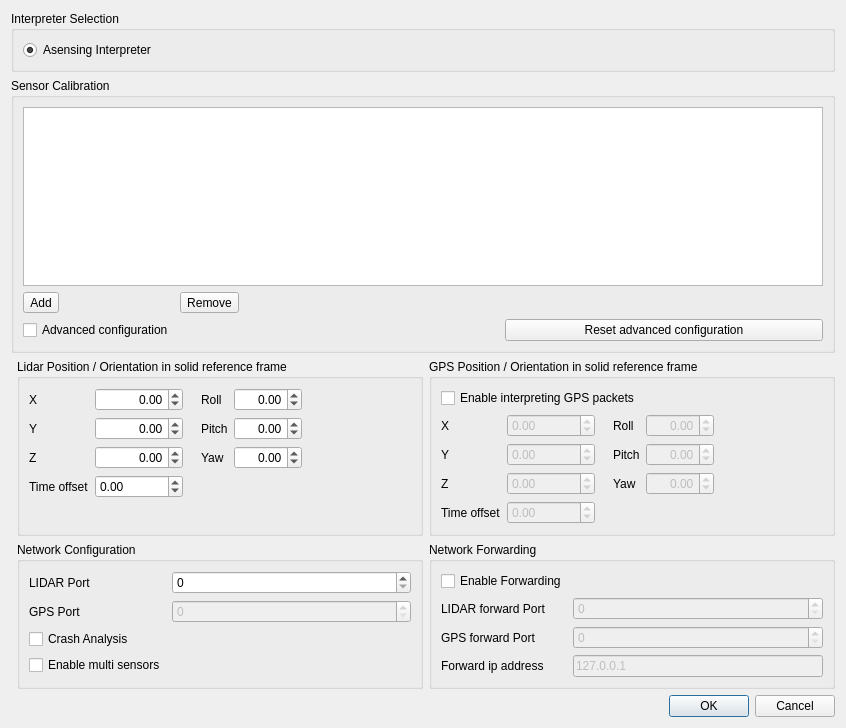
<?xml version="1.0" encoding="UTF-8"?>
<ui version="4.0">
 <class>vvCalibrationDialog</class>
 <widget class="QDialog" name="vvCalibrationDialog">
  <property name="geometry">
   <rect>
    <x>0</x>
    <y>0</y>
    <width>846</width>
    <height>728</height>
   </rect>
  </property>
  <property name="windowTitle">
   <string>Sensor Configuration</string>
  </property>
  <layout class="QGridLayout" name="gridLayout_2" columnstretch="0,0,0">
   <item row="2" column="1">
    <widget class="QGroupBox" name="LidarPositionOrientationGroup">
     <property name="title">
      <string>Lidar Position / Orientation in solid reference frame</string>
     </property>
     <layout class="QHBoxLayout" name="horizontalLayout">
      <item>
       <layout class="QFormLayout" name="RotationLayout">
        <item row="0" column="0">
         <widget class="QLabel" name="LidarXLabel">
          <property name="text">
           <string>X</string>
          </property>
         </widget>
        </item>
        <item row="0" column="1">
         <widget class="QDoubleSpinBox" name="LidarXSpinBox">
          <property name="alignment">
           <set>Qt::AlignRight|Qt::AlignTrailing|Qt::AlignVCenter</set>
          </property>
          <property name="minimum">
           <double>-100.000000000000000</double>
          </property>
          <property name="maximum">
           <double>100.000000000000000</double>
          </property>
         </widget>
        </item>
        <item row="1" column="0">
         <widget class="QLabel" name="LidarYLabel">
          <property name="text">
           <string>Y</string>
          </property>
         </widget>
        </item>
        <item row="1" column="1">
         <widget class="QDoubleSpinBox" name="LidarYSpinBox">
          <property name="alignment">
           <set>Qt::AlignRight|Qt::AlignTrailing|Qt::AlignVCenter</set>
          </property>
          <property name="minimum">
           <double>-100.000000000000000</double>
          </property>
          <property name="maximum">
           <double>100.000000000000000</double>
          </property>
         </widget>
        </item>
        <item row="2" column="0">
         <widget class="QLabel" name="LidarZLabel">
          <property name="text">
           <string>Z</string>
          </property>
         </widget>
        </item>
        <item row="2" column="1">
         <widget class="QDoubleSpinBox" name="LidarZSpinBox">
          <property name="alignment">
           <set>Qt::AlignRight|Qt::AlignTrailing|Qt::AlignVCenter</set>
          </property>
          <property name="minimum">
           <double>-100.000000000000000</double>
          </property>
          <property name="maximum">
           <double>100.000000000000000</double>
          </property>
         </widget>
        </item>
        <item row="3" column="0">
         <widget class="QLabel" name="lidarTimeOffsetLabel">
          <property name="text">
           <string>Time offset</string>
          </property>
         </widget>
        </item>
        <item row="3" column="1">
         <widget class="QDoubleSpinBox" name="lidarTimeOffsetSpinBox">
          <property name="minimum">
           <double>-1000000000.000000000000000</double>
          </property>
          <property name="maximum">
           <double>1000000000.000000000000000</double>
          </property>
         </widget>
        </item>
       </layout>
      </item>
      <item>
       <spacer name="horizontalSpacer_3">
        <property name="orientation">
         <enum>Qt::Horizontal</enum>
        </property>
        <property name="sizeType">
         <enum>QSizePolicy::Fixed</enum>
        </property>
        <property name="sizeHint" stdset="0">
         <size>
          <width>12</width>
          <height>20</height>
         </size>
        </property>
       </spacer>
      </item>
      <item>
       <layout class="QFormLayout" name="OriginLayout">
        <property name="fieldGrowthPolicy">
         <enum>QFormLayout::AllNonFixedFieldsGrow</enum>
        </property>
        <item row="2" column="0">
         <widget class="QLabel" name="LidarPitchLabel">
          <property name="text">
           <string>Pitch</string>
          </property>
         </widget>
        </item>
        <item row="2" column="1">
         <widget class="QDoubleSpinBox" name="LidarPitchSpinBox">
          <property name="alignment">
           <set>Qt::AlignRight|Qt::AlignTrailing|Qt::AlignVCenter</set>
          </property>
          <property name="minimum">
           <double>-90.000000000000000</double>
          </property>
          <property name="maximum">
           <double>90.000000000000000</double>
          </property>
         </widget>
        </item>
        <item row="4" column="0">
         <widget class="QLabel" name="LidarYawLabel">
          <property name="text">
           <string>Yaw</string>
          </property>
         </widget>
        </item>
        <item row="4" column="1">
         <widget class="QDoubleSpinBox" name="LidarYawSpinBox">
          <property name="alignment">
           <set>Qt::AlignRight|Qt::AlignTrailing|Qt::AlignVCenter</set>
          </property>
          <property name="minimum">
           <double>-360.000000000000000</double>
          </property>
          <property name="maximum">
           <double>360.000000000000000</double>
          </property>
         </widget>
        </item>
        <item row="1" column="0">
         <widget class="QLabel" name="LidarRollLabel">
          <property name="text">
           <string>Roll</string>
          </property>
         </widget>
        </item>
        <item row="1" column="1">
         <widget class="QDoubleSpinBox" name="LidarRollSpinBox">
          <property name="alignment">
           <set>Qt::AlignRight|Qt::AlignTrailing|Qt::AlignVCenter</set>
          </property>
          <property name="minimum">
           <double>-180.000000000000000</double>
          </property>
          <property name="maximum">
           <double>180.000000000000000</double>
          </property>
         </widget>
        </item>
       </layout>
      </item>
      <item>
       <spacer name="horizontalSpacer_2">
        <property name="orientation">
         <enum>Qt::Horizontal</enum>
        </property>
        <property name="sizeHint" stdset="0">
         <size>
          <width>0</width>
          <height>20</height>
         </size>
        </property>
       </spacer>
      </item>
     </layout>
    </widget>
   </item>
   <item row="1" column="0" colspan="3">
    <widget class="QGroupBox" name="CalibrationGroup">
     <property name="title">
      <string>Sensor Calibration</string>
     </property>
     <layout class="QGridLayout" name="gridLayout">
      <item row="1" column="1">
       <widget class="QToolButton" name="RemoveButton">
        <property name="text">
         <string>Remove</string>
        </property>
        <property name="icon">
         <iconset theme="list-remove">
          <normaloff>.</normaloff>.</iconset>
        </property>
        <property name="toolButtonStyle">
         <enum>Qt::ToolButtonTextBesideIcon</enum>
        </property>
       </widget>
      </item>
      <item row="1" column="2">
       <spacer name="horizontalSpacer">
        <property name="orientation">
         <enum>Qt::Horizontal</enum>
        </property>
        <property name="sizeHint" stdset="0">
         <size>
          <width>224</width>
          <height>20</height>
         </size>
        </property>
       </spacer>
      </item>
      <item row="0" column="0" colspan="3">
       <widget class="QListWidget" name="ListWidget"/>
      </item>
      <item row="1" column="0">
       <widget class="QToolButton" name="AddButton">
        <property name="text">
         <string>Add</string>
        </property>
        <property name="icon">
         <iconset theme="list-add">
          <normaloff>.</normaloff>.</iconset>
        </property>
        <property name="toolButtonStyle">
         <enum>Qt::ToolButtonTextBesideIcon</enum>
        </property>
       </widget>
      </item>
      <item row="2" column="0">
       <widget class="QCheckBox" name="AdvancedConfiguration">
        <property name="text">
         <string>Advanced configuration</string>
        </property>
       </widget>
      </item>
      <item row="2" column="2">
       <widget class="QPushButton" name="ClearSettingsPushButton">
        <property name="toolTip">
         <string>Reset the advanced configuration by default</string>
        </property>
        <property name="text">
         <string>Reset advanced configuration</string>
        </property>
       </widget>
      </item>
      <item row="2" column="1">
       <spacer name="horizontalSpacer_5">
        <property name="orientation">
         <enum>Qt::Horizontal</enum>
        </property>
        <property name="sizeHint" stdset="0">
         <size>
          <width>220</width>
          <height>20</height>
         </size>
        </property>
       </spacer>
      </item>
     </layout>
    </widget>
   </item>
   <item row="6" column="0" colspan="3">
    <widget class="QDialogButtonBox" name="ButtonBox">
     <property name="orientation">
      <enum>Qt::Horizontal</enum>
     </property>
     <property name="standardButtons">
      <set>QDialogButtonBox::Cancel|QDialogButtonBox::Ok</set>
     </property>
    </widget>
   </item>
   <item row="4" column="2">
    <widget class="QGroupBox" name="NetworkForwardingGroup">
     <property name="title">
      <string>Network Forwarding</string>
     </property>
     <layout class="QFormLayout">
      <property name="fieldGrowthPolicy">
       <enum>QFormLayout::AllNonFixedFieldsGrow</enum>
      </property>
      <item row="2" column="0">
       <widget class="QLabel" name="GPSForwardingPortLabel">
        <property name="text">
         <string>GPS forward Port</string>
        </property>
       </widget>
      </item>
      <item row="2" column="1">
       <widget class="QSpinBox" name="GPSForwardingPortSpinBox">
        <property name="enabled">
         <bool>false</bool>
        </property>
        <property name="maximum">
         <number>65535</number>
        </property>
       </widget>
      </item>
      <item row="1" column="1">
       <widget class="QSpinBox" name="LidarForwardingPortSpinBox">
        <property name="enabled">
         <bool>false</bool>
        </property>
        <property name="maximum">
         <number>65535</number>
        </property>
       </widget>
      </item>
      <item row="1" column="0">
       <widget class="QLabel" name="LidarForwardingPortLabel">
        <property name="text">
         <string>LIDAR forward Port</string>
        </property>
       </widget>
      </item>
      <item row="0" column="0">
       <widget class="QCheckBox" name="EnableForwardingCheckBox">
        <property name="text">
         <string>Enable Forwarding</string>
        </property>
       </widget>
      </item>
      <item row="3" column="0">
       <widget class="QLabel" name="label">
        <property name="text">
         <string>Forward ip address</string>
        </property>
       </widget>
      </item>
      <item row="3" column="1">
       <widget class="QLineEdit" name="ipAddresslineEdit">
        <property name="enabled">
         <bool>false</bool>
        </property>
        <property name="text">
         <string>127.0.0.1</string>
        </property>
        <property name="maxLength">
         <number>15</number>
        </property>
       </widget>
      </item>
     </layout>
    </widget>
   </item>
   <item row="4" column="1">
    <widget class="QGroupBox" name="NetworkGroup">
     <property name="title">
      <string>Network Configuration</string>
     </property>
     <layout class="QFormLayout">
      <property name="fieldGrowthPolicy">
       <enum>QFormLayout::AllNonFixedFieldsGrow</enum>
      </property>
      <item row="0" column="0">
       <widget class="QLabel" name="LidarPortLabel">
        <property name="text">
         <string>LIDAR Port</string>
        </property>
       </widget>
      </item>
      <item row="0" column="1">
       <widget class="QSpinBox" name="LidarPortSpinBox">
        <property name="maximum">
         <number>65535</number>
        </property>
       </widget>
      </item>
      <item row="1" column="0">
       <widget class="QLabel" name="GPSPortLabel_2">
        <property name="text">
         <string>GPS Port</string>
        </property>
       </widget>
      </item>
      <item row="1" column="1">
       <widget class="QSpinBox" name="GPSPortSpinBox">
        <property name="enabled">
         <bool>false</bool>
        </property>
        <property name="maximum">
         <number>65535</number>
        </property>
       </widget>
      </item>
      <item row="2" column="0">
       <widget class="QCheckBox" name="CrashAnalysisCheckBox">
        <property name="enabled">
         <bool>true</bool>
        </property>
        <property name="text">
         <string>Crash Analysis</string>
        </property>
       </widget>
      </item>
      <item row="3" column="0">
       <widget class="QCheckBox" name="EnableMultiSensors">
        <property name="text">
         <string>Enable multi sensors</string>
        </property>
       </widget>
      </item>
     </layout>
    </widget>
   </item>
   <item row="2" column="2">
    <widget class="QGroupBox" name="GPSPositionOrientationGroup">
     <property name="title">
      <string>GPS Position / Orientation in solid reference frame</string>
     </property>
     <property name="flat">
      <bool>false</bool>
     </property>
     <layout class="QVBoxLayout" name="verticalLayout_2">
      <item>
       <widget class="QCheckBox" name="EnableInterpretGPSPackets">
        <property name="enabled">
         <bool>true</bool>
        </property>
        <property name="text">
         <string>Enable interpreting GPS packets</string>
        </property>
       </widget>
      </item>
      <item>
       <layout class="QHBoxLayout" name="horizontalLayout_2">
        <item>
         <layout class="QFormLayout" name="formLayout_4">
          <item row="0" column="0">
           <widget class="QLabel" name="GpsXLabel">
            <property name="text">
             <string>X</string>
            </property>
           </widget>
          </item>
          <item row="0" column="1">
           <widget class="QDoubleSpinBox" name="GpsXSpinBox">
            <property name="enabled">
             <bool>false</bool>
            </property>
            <property name="minimum">
             <double>-100.000000000000000</double>
            </property>
            <property name="maximum">
             <double>100.000000000000000</double>
            </property>
           </widget>
          </item>
          <item row="1" column="0">
           <widget class="QLabel" name="GpsYLabel">
            <property name="text">
             <string>Y</string>
            </property>
           </widget>
          </item>
          <item row="1" column="1">
           <widget class="QDoubleSpinBox" name="GpsYSpinBox">
            <property name="enabled">
             <bool>false</bool>
            </property>
            <property name="minimum">
             <double>-100.000000000000000</double>
            </property>
            <property name="maximum">
             <double>100.000000000000000</double>
            </property>
           </widget>
          </item>
          <item row="2" column="0">
           <widget class="QLabel" name="GpsZLabel">
            <property name="text">
             <string>Z</string>
            </property>
           </widget>
          </item>
          <item row="2" column="1">
           <widget class="QDoubleSpinBox" name="GpsZSpinBox">
            <property name="enabled">
             <bool>false</bool>
            </property>
            <property name="minimum">
             <double>-100.000000000000000</double>
            </property>
            <property name="maximum">
             <double>100.000000000000000</double>
            </property>
           </widget>
          </item>
          <item row="3" column="0">
           <widget class="QLabel" name="gpsTimeOffsetLabel">
            <property name="text">
             <string>Time offset</string>
            </property>
           </widget>
          </item>
          <item row="3" column="1">
           <widget class="QDoubleSpinBox" name="gpsTimeOffsetSpinBox">
            <property name="enabled">
             <bool>false</bool>
            </property>
            <property name="minimum">
             <double>-1000000000.000000000000000</double>
            </property>
            <property name="maximum">
             <double>1000000000.000000000000000</double>
            </property>
           </widget>
          </item>
         </layout>
        </item>
        <item>
         <spacer name="horizontalSpacer_6">
          <property name="orientation">
           <enum>Qt::Horizontal</enum>
          </property>
          <property name="sizeType">
           <enum>QSizePolicy::Fixed</enum>
          </property>
          <property name="sizeHint" stdset="0">
           <size>
            <width>12</width>
            <height>20</height>
           </size>
          </property>
         </spacer>
        </item>
        <item>
         <layout class="QFormLayout">
          <property name="fieldGrowthPolicy">
           <enum>QFormLayout::AllNonFixedFieldsGrow</enum>
          </property>
          <item row="1" column="0">
           <widget class="QLabel" name="GpsRollLabel">
            <property name="text">
             <string>Roll</string>
            </property>
           </widget>
          </item>
          <item row="1" column="1">
           <widget class="QDoubleSpinBox" name="GpsRollSpinBox">
            <property name="enabled">
             <bool>false</bool>
            </property>
            <property name="alignment">
             <set>Qt::AlignRight|Qt::AlignTrailing|Qt::AlignVCenter</set>
            </property>
            <property name="minimum">
             <double>-180.000000000000000</double>
            </property>
            <property name="maximum">
             <double>180.000000000000000</double>
            </property>
           </widget>
          </item>
          <item row="2" column="0">
           <widget class="QLabel" name="GpsPitchLabel">
            <property name="text">
             <string>Pitch</string>
            </property>
           </widget>
          </item>
          <item row="2" column="1">
           <widget class="QDoubleSpinBox" name="GpsPitchSpinBox">
            <property name="enabled">
             <bool>false</bool>
            </property>
            <property name="alignment">
             <set>Qt::AlignRight|Qt::AlignTrailing|Qt::AlignVCenter</set>
            </property>
            <property name="minimum">
             <double>-90.000000000000000</double>
            </property>
            <property name="maximum">
             <double>90.000000000000000</double>
            </property>
           </widget>
          </item>
          <item row="4" column="0">
           <widget class="QLabel" name="GpsYawLabel">
            <property name="text">
             <string>Yaw</string>
            </property>
           </widget>
          </item>
          <item row="4" column="1">
           <widget class="QDoubleSpinBox" name="GpsYawSpinBox">
            <property name="enabled">
             <bool>false</bool>
            </property>
            <property name="alignment">
             <set>Qt::AlignRight|Qt::AlignTrailing|Qt::AlignVCenter</set>
            </property>
            <property name="minimum">
             <double>-360.000000000000000</double>
            </property>
            <property name="maximum">
             <double>360.000000000000000</double>
            </property>
           </widget>
          </item>
         </layout>
        </item>
        <item>
         <spacer name="horizontalSpacer_4">
          <property name="orientation">
           <enum>Qt::Horizontal</enum>
          </property>
          <property name="sizeHint" stdset="0">
           <size>
            <width>20</width>
            <height>20</height>
           </size>
          </property>
         </spacer>
        </item>
       </layout>
      </item>
     </layout>
    </widget>
   </item>
   <item row="0" column="0" colspan="3">
    <widget class="QGroupBox" name="InterpreterBox">
     <property name="title">
      <string>Interpreter Selection</string>
     </property>
     <layout class="QVBoxLayout" name="verticalLayout">
      <item>
       <widget class="QRadioButton" name="interpreterRadio_asensing">
        <property name="text">
         <string>Asensing Interpreter</string>
        </property>
        <property name="checked">
         <bool>true</bool>
        </property>
       </widget>
      </item>
     </layout>
    </widget>
   </item>
  </layout>
 </widget>
 <resources/>
 <connections>
  <connection>
   <sender>ButtonBox</sender>
   <signal>accepted()</signal>
   <receiver>vvCalibrationDialog</receiver>
   <slot>accept()</slot>
   <hints>
    <hint type="sourcelabel">
     <x>248</x>
     <y>254</y>
    </hint>
    <hint type="destinationlabel">
     <x>157</x>
     <y>274</y>
    </hint>
   </hints>
  </connection>
  <connection>
   <sender>ButtonBox</sender>
   <signal>rejected()</signal>
   <receiver>vvCalibrationDialog</receiver>
   <slot>reject()</slot>
   <hints>
    <hint type="sourcelabel">
     <x>316</x>
     <y>260</y>
    </hint>
    <hint type="destinationlabel">
     <x>286</x>
     <y>274</y>
    </hint>
   </hints>
  </connection>
 </connections>
</ui>
